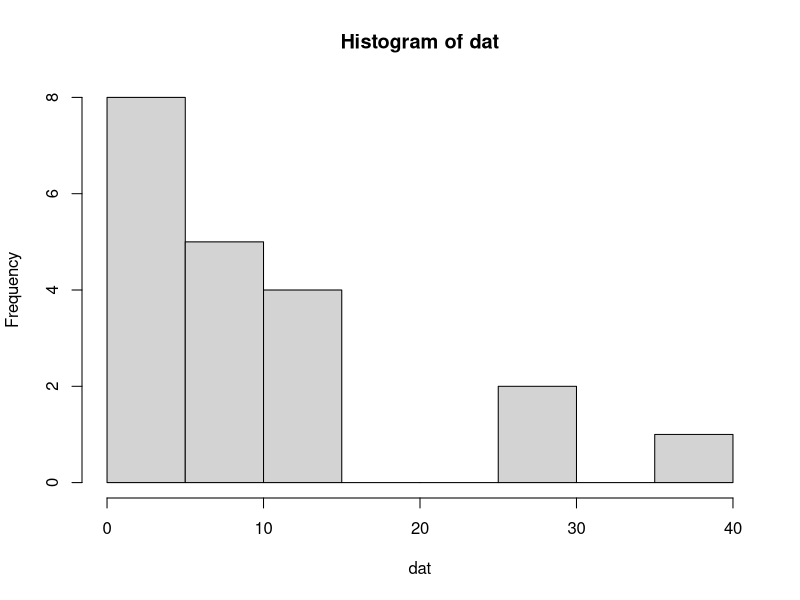
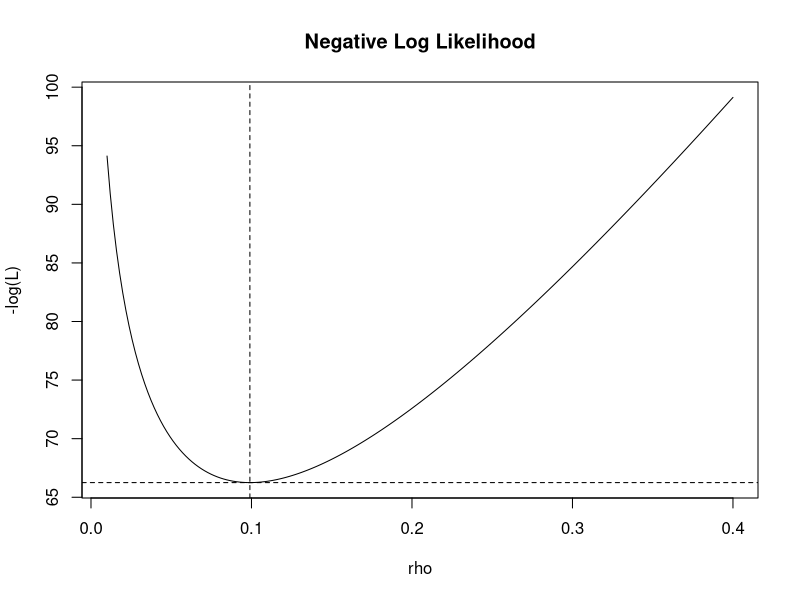
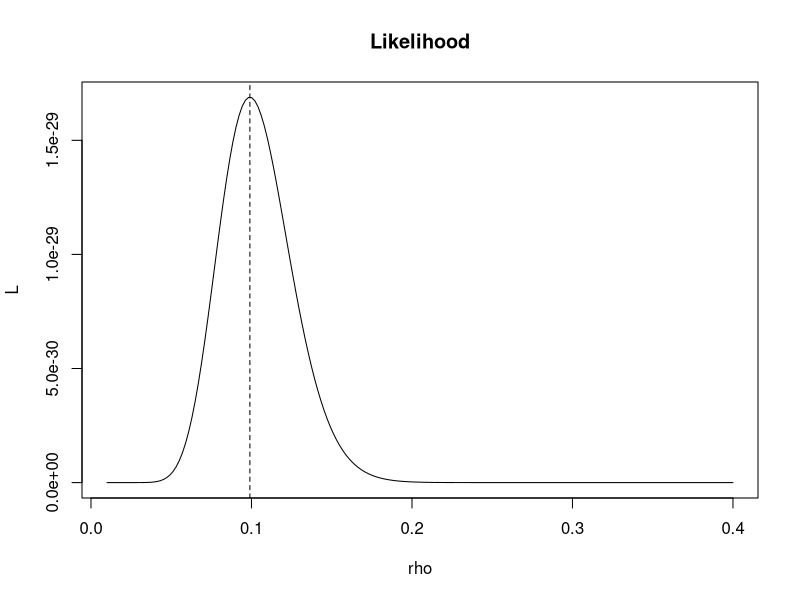
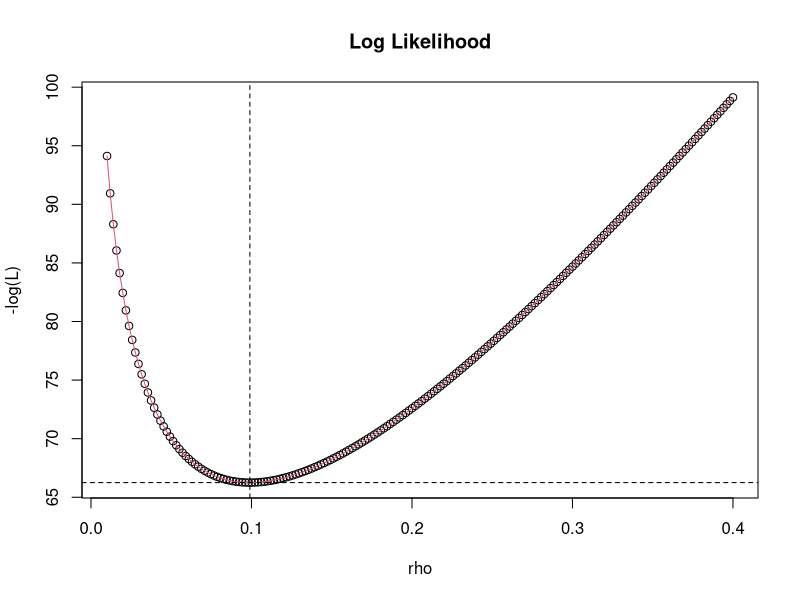
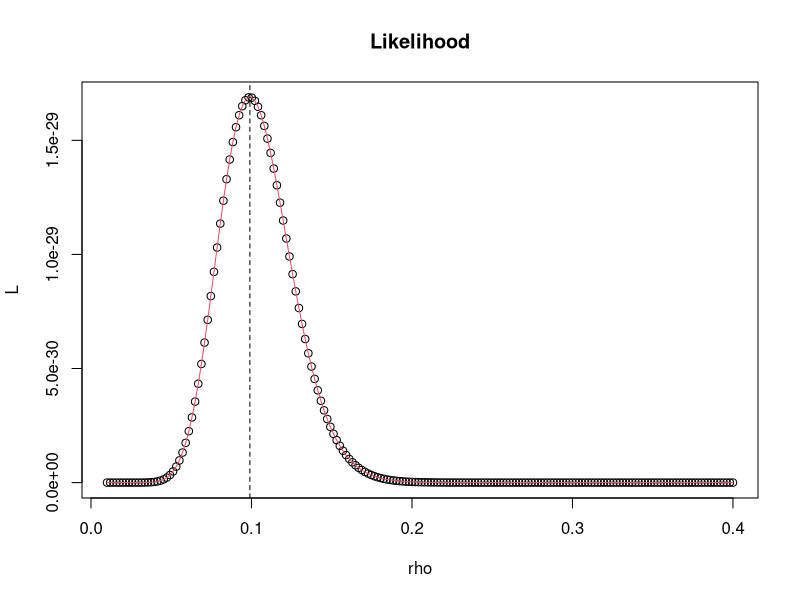
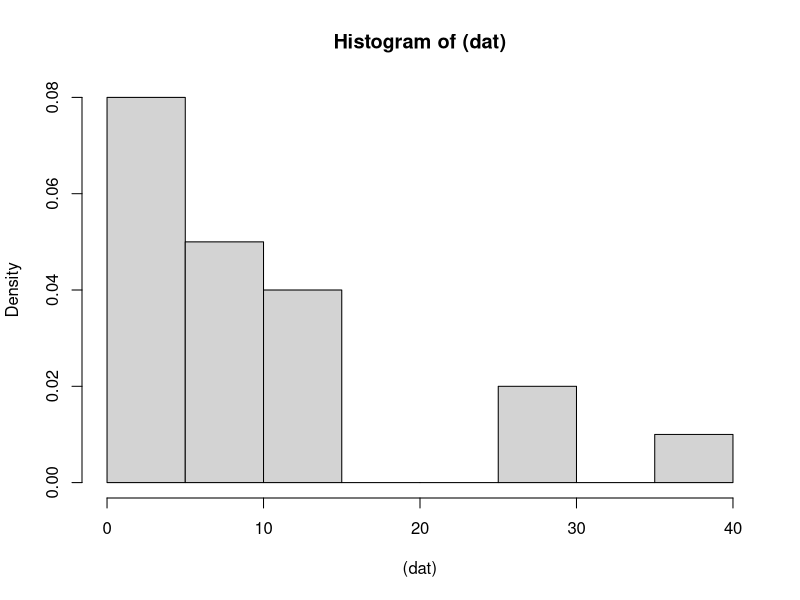
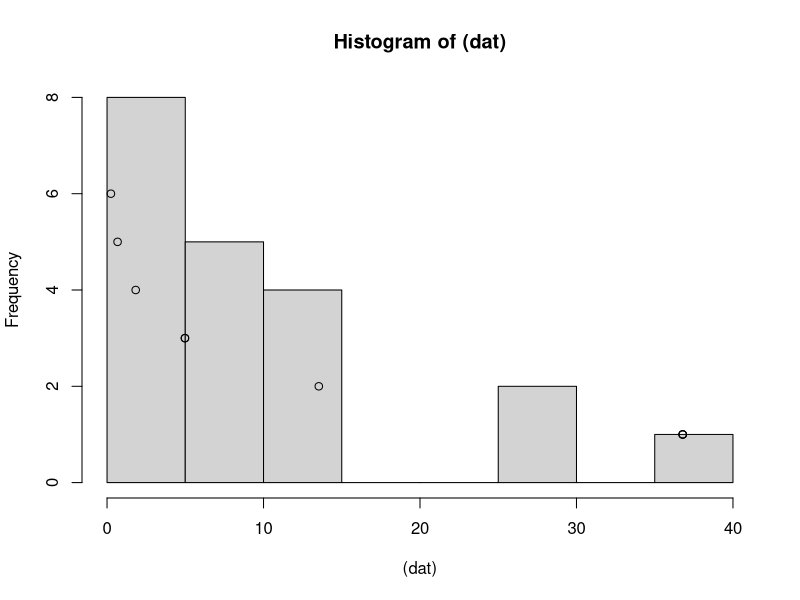
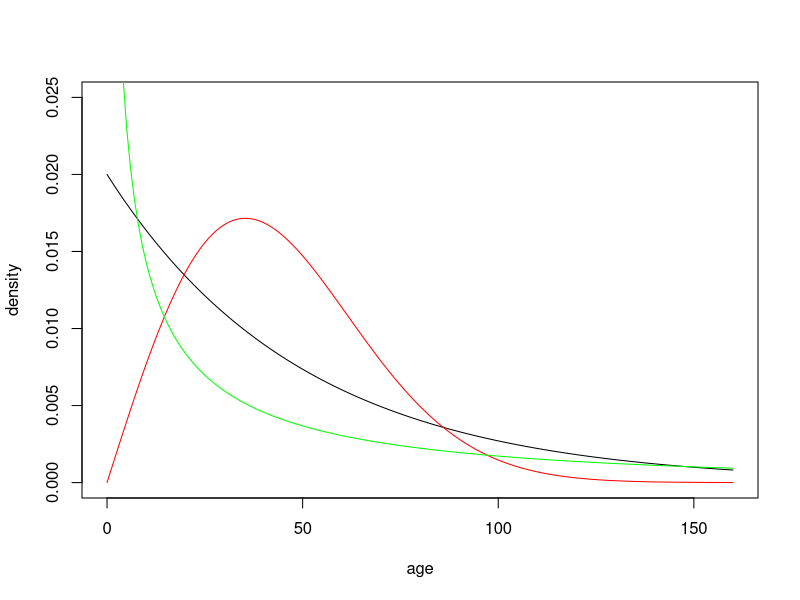

These charts were generated, in order, by the following R code:
## ---- chunk 1

## vector of survival times (days)
dat <- c(1,9,9,5,27,9,29,1,11,3,3,11,13,6,11,2,4,1,37,10)

## some basic exploratory analysis
hist(dat)
summary(dat)
n <- length(dat)
n


##Analytical solution
rho_mle <- 1/mean(dat)
rho_mle

## negative log-likelihood at solution
-n*log(rho_mle) + rho_mle*sum(dat) # Why not just -n*log(rho) ?

## Negative log LiKelihood function for the EXPonential model
## Version 1
lkexp <- function(rho){
  -n*log(rho) + rho*sum(dat)
}
lkexp(rho_mle) # it matches

## likelihood profile

rseq <- seq(0.01,0.4,length=200)		## range of rho values on the x-axis

## Plot in the –log domain:
plot(rseq,lkexp(rseq),main="Negative Log Likelihood",
	xlab="rho",ylab="-log(L)",type='l')
abline(v=rho_mle,lty=2)
abline(h=lkexp(rho_mle),lty=2)

## Plot in the linear domain
plot(rseq,exp(-lkexp(rseq)),main="Likelihood",xlab="rho",ylab="L",type='l')
abline(v=rho_mle,lty=2)

dexp(dat[1],rho_mle)
dexp(dat,rho_mle)

dexp(dat,rho_mle,log=TRUE)

## likelihood function - version 2
lkexp2 <- function(rho){
  -sum(dexp(dat,rho,log=TRUE))
}
lkexp2(rho_mle)
llk2 <- sapply(rseq,lkexp2)
llk2



plot(rseq,lkexp(rseq),main="Log Likelihood",xlab="rho",ylab="-log(L)")
lines(rseq,llk2,col=2)
abline(v=rho_mle,lty=2)
abline(h=lkexp(rho_mle),lty=2)

plot(rseq,exp(-lkexp(rseq)),main="Likelihood",xlab="rho",ylab="L")
lines(rseq,exp(-llk2),col=2)
abline(v=rho_mle,lty=2)


fit <- optimize(lkexp,lower=0.01,upper=0.5,maximum=F)
fit


fit2 <- nlm(lkexp,0.03)
fit2
## ---- chunk 2
hist<-hist((dat), probability= TRUE)
plot(hist)
lines(dexp(dat)*100,dat,type = "p")  # Multiplying by 100 for convienience of scale

## ---- chunk 3
age = 0:160
plot(age,dweibull(age,1,50),type='l',ylab="density",ylim=c(0,0.025)) 
lines(age,dweibull(age,2,50),col="red") 
lines(age,dweibull(age,.5,50),col="green") 

## ---- chunk 4
age = 0:160
plot(age,dweibull(age,1,50),type='l',ylab="density",ylim=c(0,0.025)) 
lines(age,dweibull(age,2,50),col="red") 
lines(age,dweibull(age,3,50),col="green") 

## ---- chunk 5
age = 0:160

scales<-c(50,50,50)
plot(age,pweibull(age,1,scales[1]),type='l',ylab="density") 
lines(age,pweibull(age,2,scales[2]),col="red") 
lines(age,pweibull(age,0.5,scales[3]),col="green") 
abline(h=0.60) # quantile
abline(v=45.81) #age

## ---- chunk 6
surv = c(0,0,0,0,1,0,1,0,0,0,0,0,0,0,0,0,0,0,1,0)
n = length(surv)
y = sum(surv)
t=20 
## ---- chunk 7

surv = c(0,0,0,0,1,0,1,0,0,0,0,0,0,0,0,0,0,0,1,0)
n = length(surv)
y = sum(surv)
t=20 

exp_bionom<-function(rho){ #For t=20
  -dbinom(y,n, exp(-rho*20), log=TRUE)
}

fit_ex_binom<-optimise(exp_bionom, interval=c(0, 2))
fit_ex_binom #Estimate of Rho

### Calculating the -log likelyhood profile

plot( rseq,-dbinom(y,n, exp(-rseq*20), log=TRUE), ylab="Likelyhood", xlab="rho")
abline(v=fit_ex_binom$minimum)
